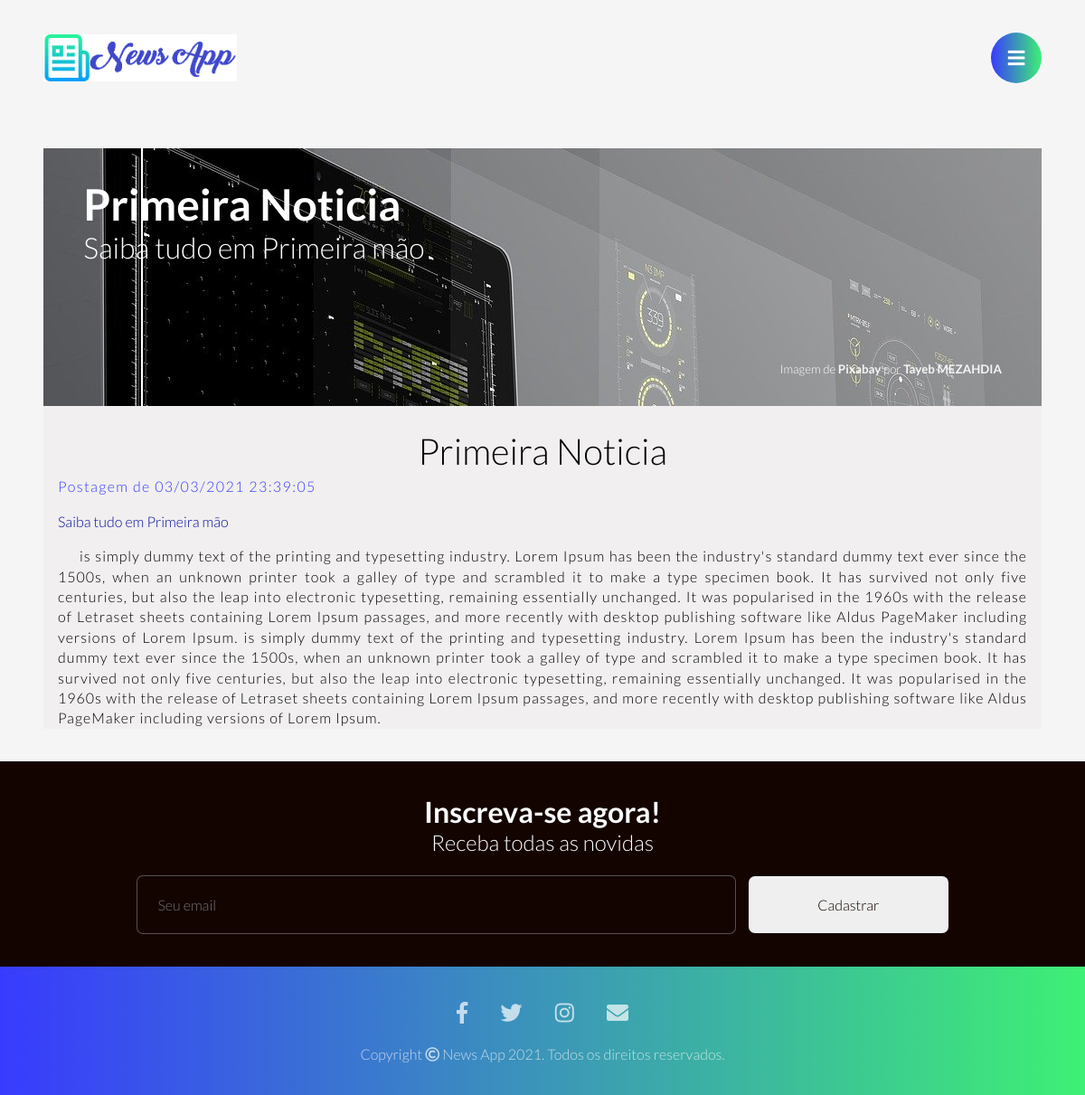
The page /noticia.php?id=1 on the database its author committed.
### tables this page shows
CREATE TABLE `tbnoticias` (
  `id` int(11) NOT NULL,
  `titulo` varchar(100) NOT NULL,
  `sloga` varchar(255) NOT NULL,
  `conteudo` text NOT NULL,
  `autorId` int(11) NOT NULL,
  `categoriaId` int(11) NOT NULL,
  `criado` datetime DEFAULT NULL
);

### core/selectpostsid.php (called while the page is built)
<?php
include_once('dbconfig.php');
class Posts{
    public function select_id($post_id){
        global $pdo;
        $query = $pdo->prepare("SELECT * FROM `tbnoticias` WHERE id= ?");
        $query->bindValue(1, $post_id);
        $query->execute();
        return $query->fetch();
    }
}
?>

### noticia.php (the view)
<?php
include_once('header.php');
require_once(__DIR__ . '/core/selectpostsid.php');
if (isset($_GET['id'])) {
    $dados = new Posts;
    $id = $_GET['id'];
    $post = $dados->select_id($id);
    if ($post['id'] != null) {
?>
        <main class=" container">
        <div class="banner">
        <div class="title">
            <h2><?php echo $post['titulo'] ?></h2>
            <h3><?php echo $post['sloga'] ?></h3>
        </div>
        <div class="fonte-banner">
            Imagem de <a href="https://pixabay.com/get/ge1779442242149887b35d4e44d0df3568b942dfa45fa680bd319cf38ae39b82018562218e72ab153200c5671f1662c97_1920.jpg" target="_blanck">Pixabay</a> por
            <a href="https://pixabay.com/pt/users/tayebmezahdia-4194100/" target="_blanck">Tayeb MEZAHDIA</a>
        </div>
    </div>
            <div class="artigo">
                <h1><?php echo $post['titulo'] ?></h1>
                <strong>Postagem de <?php echo date('d/m/Y H:i:s', strtotime($post['criado'])); ?></strong>
                <h4><?php echo $post['sloga'] ?></h4>
                <p>
                    <?php echo $post['conteudo'] ?>
                </p>
            </div>
        </main>
        <section class="newsletter container">
            <h2>Inscreva-se agora!</h2>
            <h3>Receba todas as novidas</h3>
            <form>
                <input class="bt-black" type="email" placeholder="Seu email" />
                <button class="bt-white">Cadastrar</button>
            </form>
        </section>
<?php
        require_once 'footer.php';
    } else {
        header(('Location: index.php'));
        exit();
    }
}

### css/indexstyle.css (style rules this page uses)
* { margin: 0; padding: 0; font-size: 100%; border: none; outline: none; font-weight: 300; box-sizing: border-box; font-family: "Lato", sans-serif; }
body { background-color: #f5f5f5; }
a { text-decoration: none; }
.container { width: 100%; float: left; padding: 3% 4%; text-align: center; }
.banner { background: url(../img/banner.jpg) no-repeat fixed; width: 100%; float: left; padding: 3% 4%; text-align: center; margin-bottom: 2%; }
.title { width: 100%; }
.title h2 { font-size: 2.5em; color: #fff; font-weight: 700; }
.title h3 { font-size: 1.5em; color: #fff; }
.fonte-banner { font-size: 10pt; float: right; margin-top: 20%; color: #fff; }
.fonte-banner a { font-weight: bold; color: #f5f5f5; text-decoration: none; }
.artigo { height: max-content; width: 100%; text-align: justify; margin-bottom: auto 5rem; background-color: rgb(241, 239, 239); border-radius: 0px; text-size-adjust: 1px; }
.artigo h1 { font-size: 2.5rem; line-height: 1.4; text-align: center; color: #000000; margin-top: 2%; }
.artigo h4 { font-size: 1rem; line-height: 1.4rem; text-align: left; color: #050fa0; margin: 1rem; }
.artigo strong { text-align:right ; margin: 1rem; line-height: 1.4rem; letter-spacing: 1.4px; color: #383bfd; }
.artigo p { text-indent: 1.5em; margin-top: 0 ; line-height: 1.4; letter-spacing: 1px; padding-left: 1rem; padding-right: 1rem; }
.newsletter { background-color: #130400; }
.newsletter h2 { font-size: 1.5em; color: #fff; font-weight: 700; }
.newsletter h3 { color: #fff; }
.newsletter form { margin-top: 2%; }
.newsletter input { width: 80%; color: #fff; border: 1px solid rgba(255, 255, 255, 0.3); padding: 5%; background-color: #130400; border-radius: 7px; }
.newsletter button { width: 80%; color: #130400; padding: 5%; cursor: pointer; margin-top: 2%; border-radius: 7px; }
@media screen and (min-width: 768px) { .newsletter h2 { font-size: 2em; } }
@media screen and (min-width: 768px) { .newsletter h3 { font-size: 1.5em; } }
@media screen and (min-width: 768px) { .newsletter input { width: 70%; padding: 2%; float: left; margin-right: 1%; } }
@media screen and (min-width: 768px) { .newsletter button { width: 29%; padding: 2%; float: right; margin-top: 0; } }
@media screen and (min-width: 960px) { .title { width: 70%; float: left; text-align: left; } }
@media screen and (min-width: 960px) { .title h2 { font-size: 3em; } }
@media screen and (min-width: 960px) { .title h3 { font-size: 2em; } }
@media screen and (min-width: 960px) { .newsletter input { width: 60%; float: none; } }
@media screen and (min-width: 960px) { .newsletter button { width: 20%; float: none; } }

### rows shown on the page
tbnoticias: titulo "Primeira Noticia", sloga "Saiba tudo em Primeira mão", criado "03/03/2021 23:39:05", conteudo "is simply dummy text of the printing and typesetting industry. Lorem Ipsum has been the industry's standard dummy text ever since the 1500s, when an unknown printer took a galley of type and scrambled it to make a type specimen book. It has survived not only five centuries, but also the leap into electronic typesetting, remaining essentially unchanged. It was popularised in the 1960s with the release of Letraset sheets containing Lorem Ipsum passages, and more recently with desktop publishing software like Aldus PageMaker including versions of Lorem Ipsum. is simply dummy text of the printing and typesetting industry. Lorem Ipsum has been the industry's standard dummy text ever since the…"
